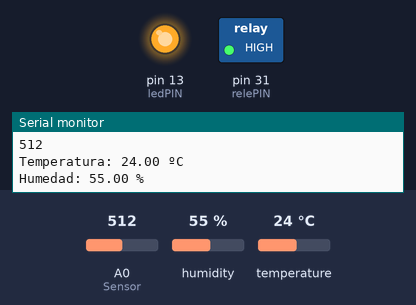
This sketch was run on a simulated Arduino Mega 2560, built with avr-gcc and run on an emulated ATmega2560. Shown: switched loads named in the sketch (green lamp = pin HIGH), output pins drawn as LEDs (lit = HIGH), the last lines printed to the serial monitor. Inputs (shaded band) come from the test bench; at power-on: A0 (Sensor) = 512, humidity 55 %, temperature 24 °C.

Above: at 1.3 s.
1.4 s: A0 (Sensor) set to 105
2.9 s: A0 (Sensor) set to 91
At 4.1 s:
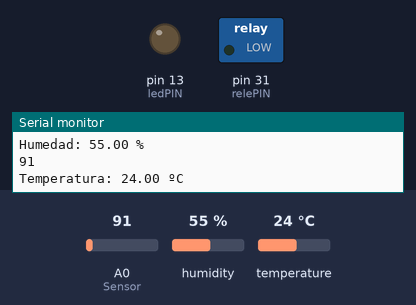
4.5 s: A0 (Sensor) set to 110
At 5.1 s:
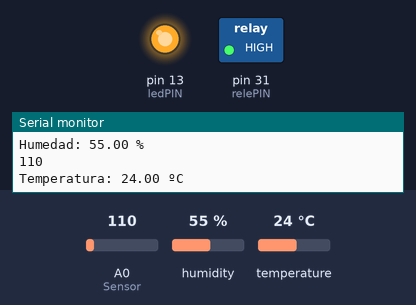
6.0 s: A0 (Sensor) set to 90
At 7.2 s:
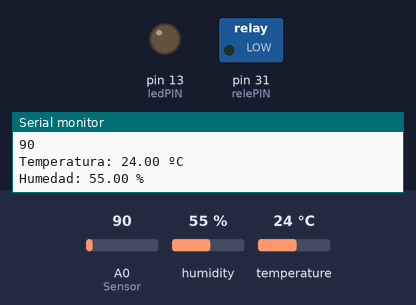
Timing chart, 0 to 8.6 s (numbered marks = the images above; inputs shaded):
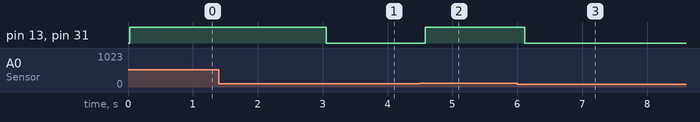

The sketch:

sistema_riego_automatico.ino
```cpp
/***************************************************/
/* Proyecto Modulo 1: sistema_riego_automatico.ino */
/* Autores: Charlie(05) y Juanma(06)               */
/* Fecha: 09-05-2025                               */
/***************************************************/

#include <DHT.h>  // Incluimos libreria para Sensor de Temperatura y Humedad del Aire DHT11

#define DHTpin 4       // Definimos el pin digital por el que pasaran los datos recopilados del Sensor DHT11
#define DHTtype DHT11  // Definimos el modelo del Sensor DHT11 para que la libreria "DHT.h" distinga/selecione los parametros relacionados al modelo correspondiente

DHT dht(DHTpin, DHTtype);  // Confirmamos a la libreria la estructura para el uso del Sensor DHT11 y facilitamos la escritura en el programa con el uso de minusculas para las peticiones

int humedadT = 0;  // Declaramos variable de tipo Entero con valor '0' para que el Sensor de Humedad en Tierra YL-69, inicialice la lectura de datos progresivamente
int relePIN = 31;  // Declaramos variable de tipo Entero correspondiente al pin que ocupa la conexion de datos que realizan la comunicacion con el Rele
int ledPIN = 13;   // Declaramos variable de tipo Entero correspondiente al pin que ocupa la conexion de datos que realizan la comunicacion con el LED indicador de estado


void setup() {
  Serial.begin(9600);                     // Activamos la escucha del Monitor Serie con 9600 baudios = 9600 bits/segundo (Velocidad de Transmision de los Datos entre Arduino-Mega y Serial Monitor de Arduino IDE)
  dht.begin();                            // Activamos la escucha del Sensor DHT11
  Serial.println("Sensor DHT11 listo!");  // Si los pasos anteriores se han realizado correctamente, se imprime una linea en el Monitor Serie que avisa que el Sensor DHT11 esta listo y funcionando
  pinMode(DHTpin, OUTPUT);                // Declaramos el modo de uso para el pin digital 4 vinculado al Sensor DHT11
  pinMode(relePIN, OUTPUT);               // Declaramos el modo de uso para el pin digital 31 vinculado al Sensor DHT11
  pinMode(ledPIN, OUTPUT);                // Declaramos el modo de uso para el pin digital 13 (LED_BUILTIN) vinculado al Sensor DHT11
}

void loop() {
  humedadT = analogRead(A0);  // Definimos y Activamos el pin analogico para la lectura de datos del Sensor en Tierra YL-69
  Serial.println(humedadT);   // Se imprime una linea en el Monitor Serie el valor captado en el pin analogico A0 correspondiente al Sensor en Tierra YL-69 (con salto de linea)

  float tC = dht.readTemperature();  // Declaramos y Activamos la funcion que vamos a utilizar para leer la Temperatura del Aire en numeros decimales ya pre-configurada en ºC de la libreria "DHT.h"
  float HA = dht.readHumidity();     // Declaramos y Activamos la funcion que vamos a utilizar para leer la Humedad del Aire en numeros decimales ya pre-configurada en tipo porcentaje % de la libreria "DHT.h"

  if (isnan(tC) || isnan(HA)) {                  // Con una funcion if(), revisamos que el Sensor DHT11 no tenga falta o error en los datos de Temperatura y Humedad del Aire recopilados
    Serial.println("Error al leer el sensor!");  // Se imprime una linea en el Monitor Serie avisando de Error en el caso de que la funcion if() se cumpla (la lectura de algun parametro del DHT11 este fallando)
    delay(2000);                                 // Esperamos 2s para darnos un margen
    return;                                      // Volvemos a comprobar en bucle la lectura de datos del Sensor DHT11 hasta que sea correcta y obtengamos ambos parametro (Temperatura y Humedad del Aire)
  }
  Serial.print("Temperatura: ");  // En caso de no haber errores en la lectura de datos, se imprime por el Monitor Serie el texto entre comillas
  Serial.print(tC);               // Se imprime en la misma linea del Monitor Serie el valor captado por el Sensor DHT11 correspondiente a la Temperatura del Aire en ºC
  Serial.println(" ºC");          // Se imprime por el Monitor Serie el texto entre comillas y se da un salto de linea
  Serial.print("Humedad: ");      // Se imprime por el Monitor Serie el texto entre comillas
  Serial.print(HA);               // Se imprime en la misma linea del Monitor Serie el valor captado por el Sensor DHT11 correspondiente a la Humedad del Aire en %
  Serial.println(" %");           // Se imprime por el Monitor Serie el texto entre comillas y se da un salto de linea

  if (humedadT <= 100) {          // Con una funcion if(), revisamos que los datos de Humedad en Tierra del Sensor YL-69 esten por debajo de lo que definimos como un ambiente seco
    digitalWrite(relePIN, LOW);   // Si los niveles de seco son bajos, entendemos que la humedad es correcta y dejamos el Rele (Bomba de Agua) desactivados
    digitalWrite(ledPIN, LOW);    // Si el Rele (Bomba de agua) se encuentran desactivados, la funcion principal del Sistema de Riego Automatico debe desactivar el aviso de estado (el sistema no estaria en marcha)
  } else {                        // En el caso de que los valores de la Humedad en Tierra del Sensor YL-69 sean superiores al rango adecuado ejecuta este otro caso siguiente:
    digitalWrite(relePIN, HIGH);  // Encender/activar funcionamiento del Rele(Bomba de Agua)
    digitalWrite(ledPIN, HIGH);   // Encender/activar el LED indicador del estado activo del Sistema de Riego Automatico
  }
  delay(500);  // Esperamos medio segundo para darnos un margen
}


// Planteamiento de Mejoras: Funcion propia relacionada al sensor DHT11 para reducir codigo en loop (Funcion Main/Principal del programa)
/*void HT() {
  float tC = dht.readTemperature();
  float h = dht.readHumidity();

  if (isnan(tC) || isnan(h)) {
    Serial.println("Error al leer el sensor!");
    delay(2000);
    return;
  }
  Serial.print("Temperatura: ");
  Serial.print(tC);
  Serial.println(" ºC");
  Serial.print("Humedad: ");
  Serial.print(h);
  digitalWrite(ledPIN,HIGH);
  delay(500);
  digitalWrite(ledPIN,LOW);
  delay(500);
}
*/
```

Measured:
- the behaviour switches between 101 and 100 on A0 (Sensor) (found by bisection; images 0 and 1)
- after the input at 2.9 s, pin 13 (ledPIN), pin 31 (relePIN): HIGH → LOW after 0.16 s
- after the input at 4.5 s, pin 13 (ledPIN), pin 31 (relePIN): LOW → HIGH after 0.08 s
- after the input at 6.0 s, pin 13 (ledPIN), pin 31 (relePIN): HIGH → LOW after 0.11 s
